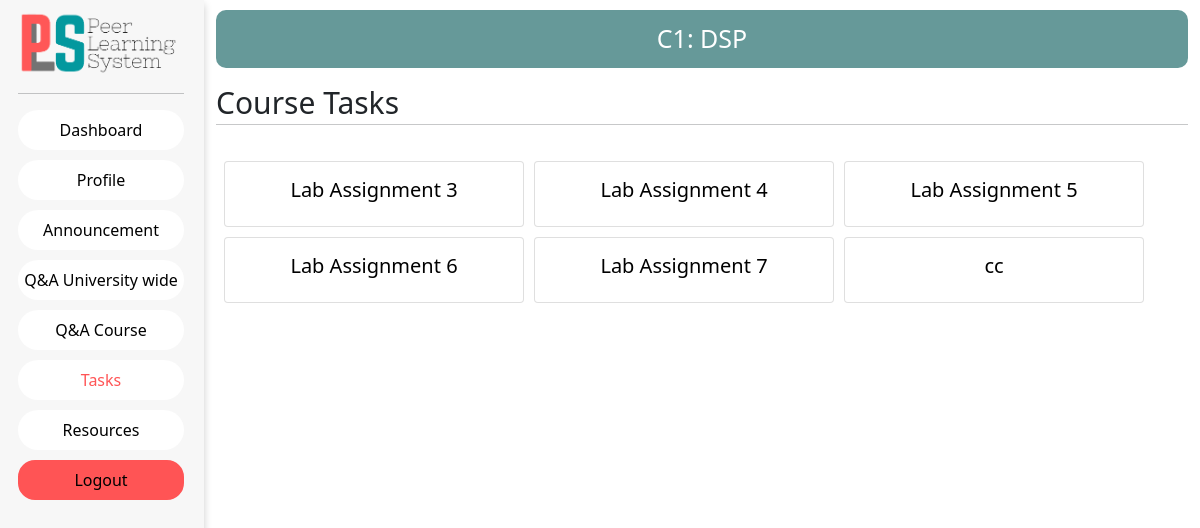
The page /user/dashboard/C1/tasks on the database as committed earlier.
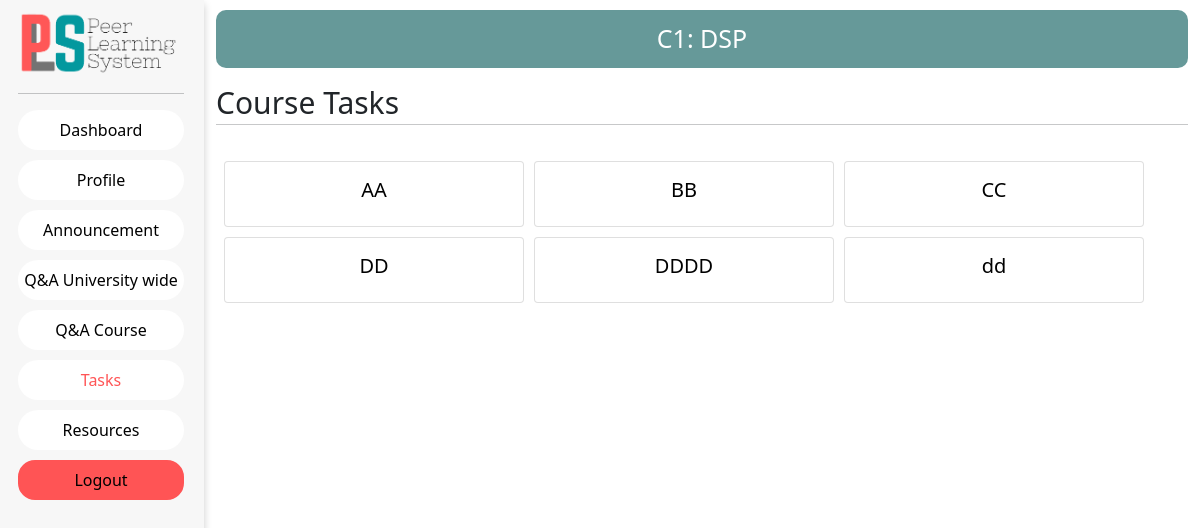
The same page on the database as committed later.
### guest/models.py (models this page shows)
class Course(models.Model):
    Id = models.CharField(max_length=6,primary_key = True)
    Name = models.CharField(max_length=100)
    Semester = models.IntegerField(max_length=2)
    Intake = models.IntegerField(max_length=4)
    School_Id = models.ForeignKey(School, on_delete=models.CASCADE)
    Programme_Id = models.ForeignKey(Programme, on_delete = models.CASCADE)
    Major_Id = models.ForeignKey(Major, on_delete=models.CASCADE)
    Discription = models.CharField(max_length=2000)

class Task(models.Model):
    Id = models.CharField(max_length=6, primary_key=True)
    Faculty_Id = models.ForeignKey(Faculty, on_delete=models.CASCADE)
    Course_Id = models.ForeignKey(Course , on_delete=models.CASCADE)
    Title = models.CharField(max_length=100)
    Content = models.CharField(max_length=2000)
    Deadline = models.DateTimeField(null=False)
    peer_mode = models.BooleanField(default=False)
    Added_date = models.DateTimeField(null=True,auto_now_add=True)

### faculty/views.py (the view)
# urls.py: path('dashboard/<slug:course_id>/tasks', views.tasks, name='tasks'),
def tasks(request,course_id):
    tasks=(Task.objects.filter(Course_Id=course_id))
    course=Course.objects.get(Id=course_id)
    context={
        'tasks':tasks,
        'course':course
    }
    return render(request,'Tasks.html',context=context)

### faculty/templates/Tasks.html (shortened to what this page needs)
{% extends 'faculty/templates/start_base.html' %}
{% load static %}
{% block extra_css %}
<link rel="stylesheet" href="{% static 'css/tasks.css' %}">
{% endblock extra_css %}
{% block nav_link %}
<li class="nav-item">
    <a class="nav-link" href="{% url 'QNACourse' course.Id %}">Q&A Course</a>
</li>
<li class="nav-item">
    <a class="nav-link task" href="{% url 'tasks' course.Id %}">Tasks</a>
</li>
<li class="nav-item">
    <a class="nav-link" href="{% url 'resources' course.Id %}">Resources</a>
</li>
{% endblock nav_link %}
{% block body %}
<div class="tasks_con">
    <div class="course_name">
        {{ course.Id }}: {{ course.Name }}
    </div>
    <div class=" task_text_con">
        <div class="task_txt">
            Course Tasks
        </div>
        <hr />
        <div class="all_tasks row row-cols-2">
            {% for task in tasks %}
            <a class="card" href="{% url 'ViewTask' course.Id task.Id %}">
                <div class="card-body">
                    <h5 class="card-title">{{ task.Title }}</h5>
                </div>
            </a>
            {% endfor %}
        </div>
    </div>
</div>
{% endblock body %}

### faculty/templates/start_base.html (shortened to what this page needs)
{% load static %}
<!DOCTYPE html>
<html>
<head>
    <link href="https://cdn.jsdelivr.net/npm/bootstrap@5.0.0-beta3/dist/css/bootstrap.min.css" rel="stylesheet"
>
    <link rel="stylesheet" href="{% static 'css/sidebar_base.css' %}">
    {% block extra_css %}
    {% endblock extra_css %}
</head>
<body>
    <div class="nav-con">
        <div class="row row1">
            <div class="col-sm-2 side-nav">
                <a class="navbar-brand" href="{% url 'home_page' %}">
                    <img class="cover" src="{% static 'img/pls3.png' %}" alt="" />
                </a>
                <hr />
                <div class="nav-item-con">
                    <ul class="navbar-nav">
                        <li class="nav-item">
                            <a class="nav-link dashboard active" href="{% url 'dashboard' %}">Dashboard</a>
                        </li>
                        <li class="nav-item active">
                            <a class="nav-link profile" href="{% url 'Profile' %}">Profile</a>
                        </li>
                        <li class="nav-item">
                            <a class="nav-link announcement" href="{% url 'Announcement_view' %}">Announcement</a>
                        </li>
                        <li class="nav-item">
                            <a class="nav-link qnauni" href="{% url 'QNAUniversity' %}">Q&A University wide</a>
                        </li>
                        {% block nav_link %}
                        {% endblock nav_link %}
                        <li class="logout__button">
                            <div class="logout">
                                <a href="{% url 'logout' %}" class="btn btn-outline-info logout-btn">Logout</a>
                            </div>
                        </li>
                </div>
            </div>
            <div class="col-sm col-sm-right">
                {% block body %}
                {% endblock body %}
            </div>
        </div>
    </div>
</body>
</html>

### faculty/static/css/sidebar_base.css (style rules this page uses)
body, html { margin: 0; padding: 0; }
.row1 { margin: 0; padding: 0; max-width: 100vw; }
.cover { max-width: 100%; }
.navbar-brand { margin-bottom: 10vh; }
.side-nav { padding: 20px; background: #f7f7f7; min-height: 100vh; padding-left: 1.5vw; padding-top: 10px; box-shadow: 0 4px 8px 0 rgba(0, 0, 0, 0.2); min-width: 17vw; }
.nav-item-con { text-align: center; }
.nav-item { background-color: white; border-radius: 30px; }
.nav-link { text-decoration: none; color: black; }
.nav-item { margin-bottom: 10px; }
.logout > a { padding-left: 20px; padding-right: 20px; }
.logout__button { border-width: 2px; border-color: #ff5455; background: #ff5455; color: #ff5455; border-radius: 17px; border: solid 2px #ff5455; }
.logout > a { border: 0px !important; color: black; }
.active { color: #ff5455; }

### faculty/static/css/tasks.css (style rules this page uses)
.course_name { text-align: center; font-size: 25px; background: #669999; padding-top: 10px; padding-bottom: 10px; margin-top: 10px; color: white; border-radius: 10px; }
.task_txt, .task_add_txt { padding-top: 30px; font-size: 30px; line-height: 10px; }
.all_tasks { padding: 20px; }
.card { max-width: 25vw !important; text-decoration: none !important; color: black; transition: all 0.2s ease-in; margin-right: 10px; text-align: center; margin-bottom: 10px; }

Rows that differ between the two databases and show on the page:
removed Task: Title "Lab Assignment 3"
removed Task: Title "Lab Assignment 4"
removed Task: Title "Lab Assignment 5"
removed Task: Title "Lab Assignment 6"
removed Task: Title "Lab Assignment 7"
removed Task: Title "cc"
added Task: Title "AA"
added Task: Title "BB"
added Task: Title "CC"
added Task: Title "DD"
added Task: Title "DDDD"
added Task: Title "dd"
